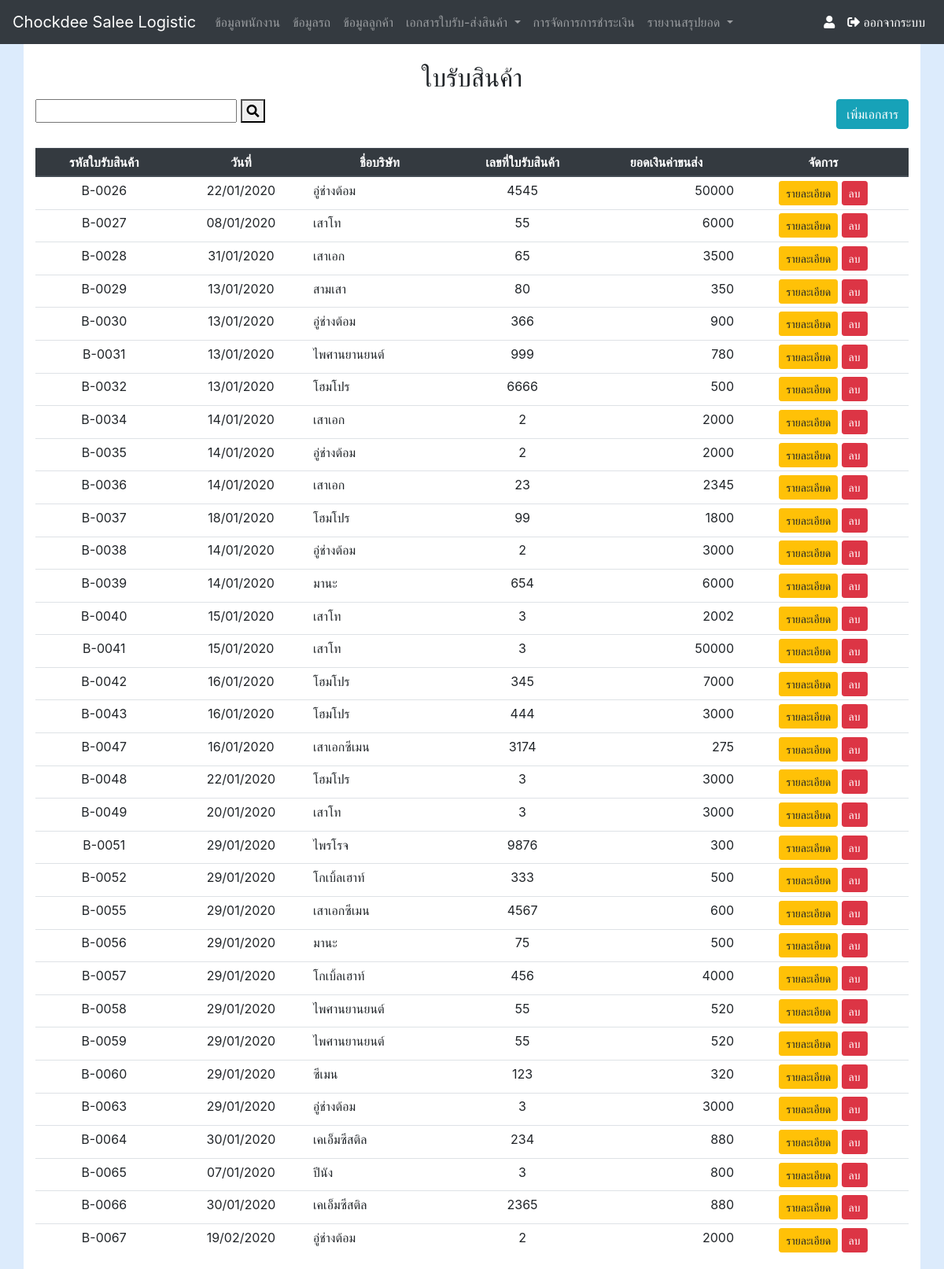
The page /waybill_show.php on the database as committed earlier.
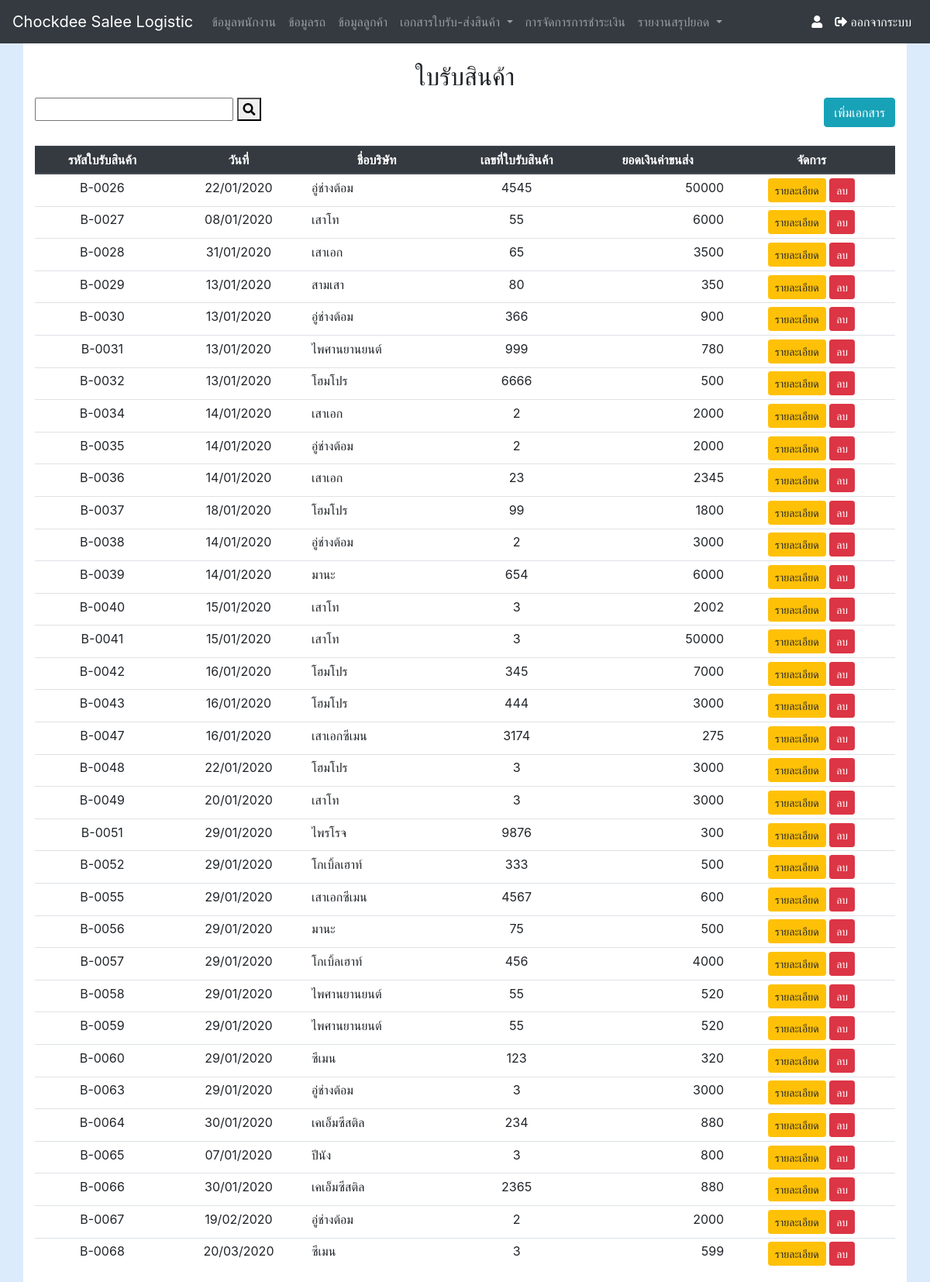
The same page on the database as committed later.
### tables this page shows
CREATE TABLE `tb_waybill` (
  `wb_id` int(10) NOT NULL COMMENT 'auto',
  `wb_nbook` varchar(8) NOT NULL COMMENT 'เล่มที่',
  `wb_date` varchar(50) NOT NULL COMMENT 'วันที่',
  `wb_money` float NOT NULL COMMENT 'จำนวนเงิน',
  `wb_payment` enum('ยังไม่ได้ชำระ','ชำระแล้ว') NOT NULL COMMENT 'สถานะ',
  `wb_img` varchar(100) NOT NULL COMMENT 'รูปภาพ',
  `wb_nber` varchar(10) NOT NULL COMMENT 'เลขที่',
  `customer_id` varchar(10) NOT NULL COMMENT 'เรียกใช้มาจากตารางลูกค้า',
  `car_id` int(5) NOT NULL COMMENT 'เรียกใช้มาจากตารางข้อมูลรถ',
  `wb_id_set` varchar(8) DEFAULT NULL,
  `tb_inv_status` int(11) NOT NULL
);

CREATE TABLE `tb_customer` (
  `cus_id` int(5) NOT NULL COMMENT 'รหัสลูกค้า',
  `customer_id` varchar(10) NOT NULL,
  `cus_compan` varchar(40) NOT NULL COMMENT 'ชื่อบริษัท',
  `cus_house` varchar(8) NOT NULL COMMENT 'บ้านเลขที่',
  `cus_vill` int(5) NOT NULL COMMENT 'หมู่ที่',
  `cus_sub` varchar(20) NOT NULL COMMENT 'ตำบล',
  `cus_area` varchar(20) NOT NULL COMMENT 'อำเภอ',
  `cus_pro` varchar(20) NOT NULL COMMENT 'จังหวัด',
  `cus_pos` varchar(5) NOT NULL COMMENT 'รหัสไปรษณีย์',
  `cus_tle` varchar(10) NOT NULL COMMENT 'เบอร์โทรศัพท์',
  `cus_tin` varchar(13) NOT NULL COMMENT 'เลขประจำตัวผู้เสียภาษี'
);

### waybill_show.php (the view, shortened to what this page needs)
<?php require_once('nevbar.php');
Nevbar(); ?>
<?php require_once('Connections/myconnect.php'); ?>
<?php
$query_waybill = "SELECT * FROM tb_waybill
LEFT JOIN tb_customer
ON tb_waybill.customer_id = tb_customer.cus_id
LEFT JOIN tb_car
ON tb_waybill.car_id = tb_car.car_id
WHERE (tb_customer.cus_sub LIKE '%".$_GET["txtKeyword"]."%' or tb_customer.cus_area LIKE '%".$_GET["txtKeyword"]."%' or cus_compan LIKE '%".$_GET["txtKeyword"]."%' or wb_payment LIKE '%".$_GET["txtKeyword"]."%' )
ORDER BY wb_id";
$waybill = mysql_query($query_waybill, $myconnect) or die(mysql_error());
?>
<!DOCTYPE html
    PUBLIC "-//W3C//DTD XHTML 1.0 Transitional//EN" "http://www.w3.org/TR/xhtml1/DTD/xhtml1-transitional.dtd">
<html xmlns="http://www.w3.org/1999/xhtml">
<head>
    <link rel="stylesheet" href="css/custom.css" />
</head>
<body>
    <div class="container">
        <br />
        <h2 align="center">ใบรับสินค้า</h2>
        <div class="row">
            <div class="col-sm-8">
                <form name="frmSearch" method="get" action="<?php echo $_SERVER['SCRIPT_NAME'];?>">
                    <input name="txtKeyword" type="text" id="txtKeyword" value="<?php echo $_GET["txtKeyword"];?>">
                    <button type="submit"><i class="fa fa-search"></i></button>
                </form>
            </div>
            <div class="col-sm-4 ">
                <div class="float-right"><a class="btn btn-info" href="waybill_insert.php">เพิ่มเอกสาร</a></button>
                </div>
            </div>
        </div>
        <br />
        <div class="table-responsive">
            <table class="table table-hover table-sm">
                <thead class="thead-dark">
                    <tr>
                        <th>
                            <div align="center">รหัสใบรับสินค้า</div>
                        </th>
                        <th>
                            <div align="center">วันที่</div>
                        </th>
                        <th>
                            <div align="center">ชื่อบริษัท</div>
                        </th>
                        <th>
                            <div align="center">เลขที่ใบรับสินค้า</div>
                        </th>
                        <th>
                            <div align="center">ยอดเงินค่าขนส่ง</div>
                        </th>
                        <th>
                            <div align="center">จัดการ</div>
                        </th>
                    </tr>
                </thead>
                <tbody>
                    <?php while($row_waybill = mysql_fetch_array($waybill)) { ?>
                    <tr>
                        <td height="33">
                            <div align="center"><?php echo $row_waybill["wb_id_set"]; ?></div>
                        </td>
                        <td>
                            <div align="center">
                                <?php $date=date_create($row_waybill['wb_date']); echo date_format($date,"d/m/Y"); ?>
                        </td>
                        <td>
                            <div><?php echo $row_waybill['cus_compan']; ?></div>
                        </td>
                        <td>
                            <div align="center"><?php echo $row_waybill['wb_nbook']; ?></div>
                        </td>
                        <td>
                            <div align="right"><?php echo $row_waybill['wb_money']; ?></div>
                        </td>
                        <td>
                            <div align="center">
                                <a class="btn btn-warning btn-sm" role="button"
                                    href="waybill_detail.php?id=<?php echo $row_waybill['wb_id']; ?>">รายละเอียด</a>
                                <a class="btn btn-danger btn-sm" role="button"
                                    href="waybill_del.php?id=<?php echo $row_waybill['wb_id']; ?>?staff_id=<?php echo $row_waybill['waybill_id']; ?>"
                                    onclick="return confirm('ยืนยันที่จะลบข้อมูลหรือไม่ ?')">ลบ</a>
                        </td>
                    </tr>
                    <? } ?>
                </tbody>
            </table>
        </div>
</body>
</html>

Rows that differ between the two databases and show on the page:
added tb_waybill: wb_id_set "B-0068", wb_date "20/03/2020", customer.cus_compan "ซีเมน", wb_nbook "3", wb_money "599"
